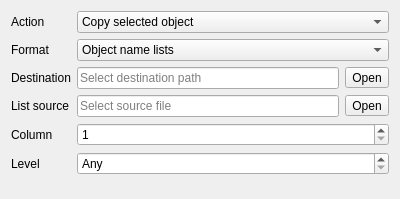
<?xml version="1.0" encoding="UTF-8"?>
<ui version="4.0">
 <class>CopyjobWidget</class>
 <widget class="QWidget" name="CopyjobWidget">
  <property name="geometry">
   <rect>
    <x>0</x>
    <y>0</y>
    <width>400</width>
    <height>199</height>
   </rect>
  </property>
  <property name="windowTitle">
   <string>Copy objects from file</string>
  </property>
  <property name="windowIcon">
   <iconset theme="edit-copy">
    <normaloff>.</normaloff>.</iconset>
  </property>
  <layout class="QFormLayout" name="formLayout">
   <property name="fieldGrowthPolicy">
    <enum>QFormLayout::AllNonFixedFieldsGrow</enum>
   </property>
   <property name="rowWrapPolicy">
    <enum>QFormLayout::DontWrapRows</enum>
   </property>
   <property name="labelAlignment">
    <set>Qt::AlignLeading|Qt::AlignLeft|Qt::AlignVCenter</set>
   </property>
   <property name="formAlignment">
    <set>Qt::AlignLeading|Qt::AlignLeft|Qt::AlignTop</set>
   </property>
   <item row="0" column="0">
    <widget class="QLabel" name="actionLabel">
     <property name="text">
      <string>Action</string>
     </property>
     <property name="buddy">
      <cstring>actionCombo</cstring>
     </property>
    </widget>
   </item>
   <item row="0" column="1">
    <widget class="QComboBox" name="actionCombo">
     <item>
      <property name="text">
       <string>Copy selected object</string>
      </property>
     </item>
     <item>
      <property name="text">
       <string>Copy object with path</string>
      </property>
     </item>
    </widget>
   </item>
   <item row="1" column="0">
    <widget class="QLabel" name="formatLabel">
     <property name="text">
      <string>Format</string>
     </property>
     <property name="buddy">
      <cstring>formatCombo</cstring>
     </property>
    </widget>
   </item>
   <item row="1" column="1">
    <widget class="QComboBox" name="formatCombo">
     <item>
      <property name="text">
       <string>Object name lists</string>
      </property>
     </item>
     <item>
      <property name="text">
       <string>Regular expressions</string>
      </property>
     </item>
    </widget>
   </item>
   <item row="2" column="0">
    <widget class="QLabel" name="dstpathLabel">
     <property name="text">
      <string>Destination</string>
     </property>
     <property name="buddy">
      <cstring>dstpathButton</cstring>
     </property>
    </widget>
   </item>
   <item row="2" column="1">
    <layout class="QHBoxLayout" name="dstpathLayout">
     <item>
      <widget class="QLineEdit" name="dstpathEdit">
       <property name="readOnly">
        <bool>true</bool>
       </property>
       <property name="placeholderText">
        <string>Select destination path</string>
       </property>
      </widget>
     </item>
     <item>
      <widget class="QToolButton" name="dstpathButton">
       <property name="text">
        <string>Open</string>
       </property>
       <property name="icon">
        <iconset theme="document-open">
         <normaloff>.</normaloff>.</iconset>
       </property>
      </widget>
     </item>
    </layout>
   </item>
   <item row="3" column="0">
    <widget class="QLabel" name="srcpathLabel">
     <property name="text">
      <string>List source</string>
     </property>
     <property name="buddy">
      <cstring>srcpathButton</cstring>
     </property>
    </widget>
   </item>
   <item row="3" column="1">
    <layout class="QHBoxLayout" name="srcpathLayout">
     <item>
      <widget class="QLineEdit" name="srcpathEdit">
       <property name="readOnly">
        <bool>true</bool>
       </property>
       <property name="placeholderText">
        <string>Select source file</string>
       </property>
      </widget>
     </item>
     <item>
      <widget class="QToolButton" name="srcpathButton">
       <property name="text">
        <string>Open</string>
       </property>
       <property name="icon">
        <iconset theme="document-open">
         <normaloff>.</normaloff>.</iconset>
       </property>
      </widget>
     </item>
    </layout>
   </item>
   <item row="4" column="0">
    <widget class="QLabel" name="columnLabel">
     <property name="text">
      <string>Column</string>
     </property>
     <property name="buddy">
      <cstring>columnSpin</cstring>
     </property>
    </widget>
   </item>
   <item row="4" column="1">
    <widget class="QSpinBox" name="columnSpin">
     <property name="minimum">
      <number>1</number>
     </property>
     <property name="maximum">
      <number>99</number>
     </property>
    </widget>
   </item>
   <item row="5" column="0">
    <widget class="QLabel" name="levelLabel">
     <property name="text">
      <string>Level</string>
     </property>
     <property name="buddy">
      <cstring>levelSpin</cstring>
     </property>
    </widget>
   </item>
   <item row="5" column="1">
    <widget class="QSpinBox" name="levelSpin">
     <property name="specialValueText">
      <string comment="level">Any</string>
     </property>
     <property name="minimum">
      <number>-1</number>
     </property>
     <property name="maximum">
      <number>99</number>
     </property>
     <property name="value">
      <number>-1</number>
     </property>
    </widget>
   </item>
  </layout>
 </widget>
 <tabstops>
  <tabstop>actionCombo</tabstop>
  <tabstop>formatCombo</tabstop>
  <tabstop>dstpathEdit</tabstop>
  <tabstop>dstpathButton</tabstop>
  <tabstop>srcpathEdit</tabstop>
  <tabstop>srcpathButton</tabstop>
  <tabstop>columnSpin</tabstop>
  <tabstop>levelSpin</tabstop>
 </tabstops>
 <resources/>
 <connections/>
</ui>
